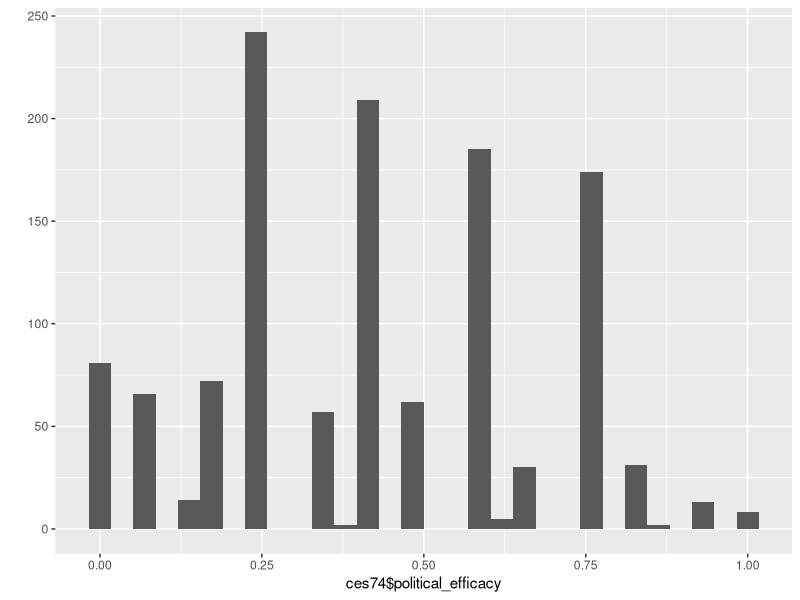

The R script that drew this image: (Note: this script raises an error after producing the figure.)
#File to Recode CES Data
library(tidyverse)
library(car)
library(labelled)
library(here)
library(haven)
#load data

ces74<-read_sav(file=here("data-raw/CES-E-1974_F1.sav"))

#recode Gender (V480)
look_for(ces74, "sex")
ces74$male<-Recode(ces74$V480, "1=1; 2=0; 9=NA")
val_labels(ces74$male)<-c(Female=0, Male=1)
#checks
val_labels(ces74$male)
table(ces74$male)

#recode Union Household (V477)
# look_for(ces74, "union")
ces74$union<-Recode(ces74$V477, "1=1; 2=0; 8=0")
val_labels(ces74$union)<-c(None=0, Union=1)
#checks
val_labels(ces74$union)
table(ces74$union)
table(ces74$V476,ces74$V477)
ces74$V477
ces74$V478

#Union Combined variable (identical copy of union)
ces74$union_both<-ces74$union
#checks
val_labels(ces74$union_both)
table(ces74$union_both)

#recode Education (V414)
# look_for(ces74, "school")
# look_for(ces74, "degree")
ces74$degree<-Recode(ces74$V414, "25=1; 0:13=0")
val_labels(ces74$degree)<-c(nodegree=0, degree=1)
#checks
val_labels(ces74$degree)
table(ces74$degree)

#recode Region (V6)
 look_for(ces74, "province")
ces74$region<-Recode(ces74$V6, "0:3=1; 5=2; 6:9=3; 4=NA; 99=NA")
val_labels(ces74$region)<-c(Atlantic=1, Ontario=2, West=3)
#checks
val_labels(ces74$region)
table(ces74$region)

#recode Province (V6)
# look_for(ces74, "province")
ces74$prov<-Recode(ces74$V6, "0=1; 1=2; 2=3; 3=4; 4=5; 5=6; 6=7; 7=8; 8=9; 9=10")
val_labels(ces74$prov)<-c(NL=1, PE=2, NS=3, NB=4, QC=5, ON=6, MB=7, SK=8, AB=9, BC=10)
#checks
val_labels(ces74$prov)
table(ces74$prov)

#recode Quebec (V6)
# look_for(ces74, "province")
ces74$quebec<-Recode(ces74$V6, "0:3=0; 5:9=0; 4=1; 99=NA")
val_labels(ces74$quebec)<-c(Other=0, Quebec=1)
#checks
val_labels(ces74$quebec)
table(ces74$quebec)

#recode Age (V478)
# look_for(ces74, "age")
#ces74$age<-ces74$V478
ces74$age<-Recode(as.numeric(ces74$V478), "0=NA")
val_labels(ces74$age)
#check
table(ces74$age)

#recode Religion (V453)
# look_for(ces74, "relig")
ces74$religion<-Recode(ces74$V453, "0=0; 15=0; 1=1; 2:6=2; 7:8=1; 10:14=2; 16:25=2; 27:88=NA; else=3")
val_labels(ces74$religion)<-c(None=0, Catholic=1, Protestant=2, Other=3)
#checks
val_labels(ces74$religion)
table(ces74$religion)

#recode Language (V481)
#look_for(ces74, "language")
ces74$language<-Recode(ces74$V471, "2=0; 1=1; else=NA")
val_labels(ces74$language)<-c(French=0, English=1)
#checks
val_labels(ces74$language)
table(ces74$language)

#recode Non-charter Language (V471)
# look_for(ces74, "language")
ces74$non_charter_language<-Recode(ces74$V471, "1:2=0; 3=1; 4:7=1; else=NA")
val_labels(ces74$non_charter_language)<-c(Charter=0, Non_Charter=1)
#checks
val_labels(ces74$non_charter_language)
table(ces74$non_charter_language)

#recode Employment (V381)
# look_for(ces74, "employ")
# look_for(ces74, "occupation")
ces74$employment<-Recode(ces74$V381, "1:6=0; 11:50=1; else=NA")
val_labels(ces74$employment)<-c(Unemployed=0, Employed=1)
#checks
val_labels(ces74$employment)
table(ces74$employment)

#recode Sector (V386)
# look_for(ces74, "sector")
# look_for(ces74, "business")
ces74 %>%
  mutate(sector=case_when(
    V395==69.25 ~ 1,
    V395==71.77 ~ 1,
    V386==13 ~ 1,
    V386> 0 & V386 < 13 ~ 0,
    V381> 0 & V381 < 7 ~ 0,
    V381==50 ~ 0,
  ))->ces74
ces74$V395
ces74$V395
val_labels(ces74$sector)<-c(Private=0, Public=1)
#checks
val_labels(ces74$sector)
table(ces74$sector)

#recode Party ID (V131)
# look_for(ces74, "federal")
ces74$party_id<-Recode(ces74$V131, "1=1; 2=2; 3=3; 4:5=0; else=NA")
val_labels(ces74$party_id)<-c(Other=0, Liberal=1, Conservative=2, NDP=3)
#checks
val_labels(ces74$party_id)
table(ces74$party_id)

#recode Party ID 2 (V131)
# look_for(ces74, "federal")
ces74$party_id2<-Recode(ces74$V131, "1=1; 2=2; 3=3; 4:5=0; else=NA")
val_labels(ces74$party_id2)<-c(Other=0, Liberal=1, Conservative=2, NDP=3)
#checks
val_labels(ces74$party_id2)
table(ces74$party_id2, ces74$V131)

#recode Party closeness (V132)
look_for(ces74, "intensity")
ces74$party_close<-Recode(ces74$V132  , "1=1; 2=0.5; 3=0; else=NA")
#checks
table(ces74$V132, ces74$party_close, useNA = "ifany" )

#recode Vote (V162)
# look_for(ces74, "vote")
ces74$vote<-Recode(ces74$V162, "1=1; 2=2; 3=3; 4:5=0; else=NA")
val_labels(ces74$vote)<-c(Other=0, Liberal=1, Conservative=2, NDP=3, Bloc=4, Green=5)
#checks
val_labels(ces74$vote)
table(ces74$vote)

#recode Occupation (V381)
# look_for(ces74, "occupation")
ces74$occupation<-Recode(ces74$V381, "11:12=1; 21:22=2; 30=3; 41:42=4; 43:50=5; else=NA")
val_labels(ces74$occupation)<-c(Professional=1, Managers=2, Routine_Nonmanual=3, Skilled=4, Unskilled=5)
#checks
val_labels(ces74$occupation)
table(ces74$occupation)

#recode Income (V479)
# look_for(ces74, "income")
ces74$income<-Recode(ces74$V479, "1:2=1; 3:4=2; 5=3; 6=4; 7:8=5; else=NA")
val_labels(ces74$income)<-c(Lowest=1, Lower_Middle=2, Middle=3, Upper_Middle=4, Highest=5)
#checks
#Simon's Version
ces74$V479
ces74$income2<-Recode(ces74$V479, "1:2=1; 3=2; 4=3; 5=4; 7:8=5; else=NA")
val_labels(ces74$income2)<-c(Lowest=1, Lower_Middle=2, Middle=3, Upper_Middle=4, Highest=5)


#recode Income (V479)
# look_for(ces74, "income")
ces74$income_tertile<-Recode(ces74$V479, "1:3=1; 4:5=2; 6:8=3;  else=NA")
val_labels(ces74$income_tertile)<-c(Lowest=1, Middle=2, Highest=3)
#checks
val_labels(ces74$income_tertile)
prop.table(table(ces74$income_tertile))

#recode Community Size (V9)
# look_for(ces74, "community")
ces74$V480
nrow(ces74)
ces74$size<-Recode(ces74$V9, "8:9=1; 7=2; 5:6=3; 4=4; 1:3=5; else=NA")
val_labels(ces74$size)<-c(Rural=1, Under_10K=2, Under_100K=3, Under_500K=4, City=5)
#checks
val_labels(ces74$size)
table(ces74$size)

#recode Religiosity (V454)
# look_for(ces74, "church")
ces74$religiosity<-Recode(ces74$V454, "5=1; 4=2; 3=3; 2=4; 1=5; else=NA")
val_labels(ces74$religiosity)<-c(Lowest=1, Lower_Middle=2, MIddle=3, Upper_Middle=4, Highest=5)
#checks
val_labels(ces74$religiosity)
table(ces74$religiosity)

#recode Liberal leader (V188)
# look_for(ces74, "Trudeau")
ces74$liberal_leader<-Recode(as.numeric(ces74$V188), "0=NA")
#checks
table(ces74$liberal_leader)

#recode conservative leader (V191)
# look_for(ces74, "Stanfield")
ces74$conservative_leader<-Recode(as.numeric(ces74$V191), "0=NA")
#checks
table(ces74$conservative_leader)

#recode NDP leader (V194)
# look_for(ces74, "Lewis")
ces74$ndp_leader<-Recode(as.numeric(ces74$V194), "0=NA")
#checks
table(ces74$ndp_leader)

#recode liberal rating (V190)
# look_for(ces74, "therm")
ces74$liberal_rating<-Recode(as.numeric(ces74$V190), "0=NA")
#checks
table(ces74$liberal_rating)

#recode conservative rating (V193)
# look_for(ces74, "therm")
ces74$conservative_rating<-Recode(as.numeric(ces74$V193), "0=NA")
#checks
table(ces74$conservative_rating)

#recode NDP rating (V196)
# look_for(ces74, "therm")
ces74$ndp_rating<-Recode(as.numeric(ces74$V196), "0=NA")
#checks
table(ces74$ndp_rating)

#recode turnout (V161)
# look_for(ces74, "vote")
ces74$turnout<-Recode(ces74$V161, "1=1; 2=0;  8=0; else=NA")
val_labels(ces74$turnout)<-c(No=0, Yes=1)
#checks
val_labels(ces74$turnout)
table(ces74$turnout)
table(ces74$turnout, ces74$vote)

#### recode political efficacy ####
#recode No Say (V24)
# look_for(ces74, "have say")
ces74$efficacy_internal<-Recode(as.numeric(ces74$V24), "1=0; 2=0.25; 3=0.75; 4=1; else=NA", as.numeric=T)
#val_labels(ces74$efficacy_internal)<-c(low=0, high=1)
#checks
#val_labels(ces74$efficacy_internal)
table(ces74$efficacy_internal)
table(ces74$efficacy_internal, ces74$V24 , useNA = "ifany" )

#recode MPs lose touch (V21)
# look_for(ces74, "lose touch")
ces74$efficacy_external<-Recode(as.numeric(ces74$V21), "1=0; 2=0.25; 3=0.75; 4=1; else=NA", as.numeric=T)
#val_labels(ces74$efficacy_external)<-c(low=0, high=1)
#checks
val_labels(ces74$efficacy_external)
table(ces74$efficacy_external)
table(ces74$efficacy_external, ces74$V21 , useNA = "ifany" )

#recode Official Don't Care (V22)
# look_for(ces74, "doesnt care")
ces74$efficacy_external2<-Recode(as.numeric(ces74$V22), "1=0; 2=0.25; 3=0.75; 4=1; else=NA", as.numeric=T)
#val_labels(ces74$efficacy_external2)<-c(low=0, high=1)
#checks
val_labels(ces74$efficacy_external2)
table(ces74$efficacy_external2)
table(ces74$efficacy_external2, ces74$V22 , useNA = "ifany" )

ces74 %>%
  mutate(political_efficacy=rowMeans(select(., c("efficacy_external", "efficacy_external2", "efficacy_internal")), na.rm=T))->ces74

ces74 %>%
  select(starts_with("efficacy")) %>%
  summary()
#Check distribution of political_efficacy
qplot(ces74$political_efficacy, geom="histogram")
table(ces74$political_efficacy, useNA="ifany")

#Calculate Cronbach's alpha
library(psych)
ces74 %>%
  select(efficacy_external, efficacy_external2, efficacy_internal) %>%
  psych::alpha(.)
#Check correlation
ces74 %>%
  select(efficacy_external, efficacy_external2, efficacy_internal) %>%
  cor(., use="complete.obs")

#recode foreign born (V456)
# look_for(ces74, "birth")
ces74$foreign<-Recode(ces74$V456, "1=0; 2:12=1; else=NA")
val_labels(ces74$foreign)<-c(No=0, Yes=1)
#checks
val_labels(ces74$foreign)
table(ces74$foreign, ces74$V456, useNA="ifany")

names(ces74)
ces74$V92
# look_for(ces74, "issue")
#recode Most Important Question (V92)
# look_for(ces74, "MOST IMPORTANT ISSUE")
ces74$V93
val_labels(ces74$V93)
ces74$mip<-Recode(ces74$V93, "1:5=18; 6:7=19; 2:7=7; 8=14; 9=4; 10:12=9; 13=5; 14=6; 15=0; 16:17=7; 18=5; 19=6; 20:25=0; 26=11;
			                          27:30=15; 31=13; 32=4; 33=8; 34:36=16; 37=12; 38=16; 39=0; 40=12; 41=10;
			                          42:43=0; 44=10; 45:46=7; 47=6; 48:49=7; 50=15; 51=14; 52:53=1; 54=6;
			                          55=3; 56=14; 57=16; 58=14; 59=11; 60=12; 61=0; 62:63=11; 64=6; 65=11; else=NA")
val_labels(ces74$mip)<-c(Other=0, Environment=1, Crime=2, Ethics=3, Education=4, Energy=5, Jobs=6, Economy=7, Health=8, Taxes=9, Deficit_Debt=10,
                         Democracy=11, Foreign_Affairs=12, Immigration=13, Socio_Cultural=14, Social_Programs=15, Brokerage=16, Inflation=18, Housing=19)

#recode Previous Vote (V175)
# look_for(ces74, "vote")
ces74$previous_vote<-Recode(ces74$V175, "1=1; 2=2; 3=3; 4:5=0; else=NA")
val_labels(ces74$previous_vote)<-c(Other=0, Liberal=1, Conservative=2, NDP=3, Bloc=4, Green=5)
#checks
#val_labels(ces74$previous_vote)
#table(ces74$previous_vote)

#Empty variables that are not available pre-88
# ces74$redistribution<-rep(NA, nrow(ces74))
# ces74$market_liberalism<-rep(NA, nrow(ces74))
# ces74$traditionalism2<-rep(NA, nrow(ces74))
# ces74$immigration_rates<-rep(NA, nrow(ces74))
# Add mode
ces74$mode<-rep("Phone", nrow(ces74))

#Add Election
ces74$election<-c(rep(1974, nrow(ces74)))
#glimpse(ces74)
save(ces74, file=here("data/ces74.rda"))
